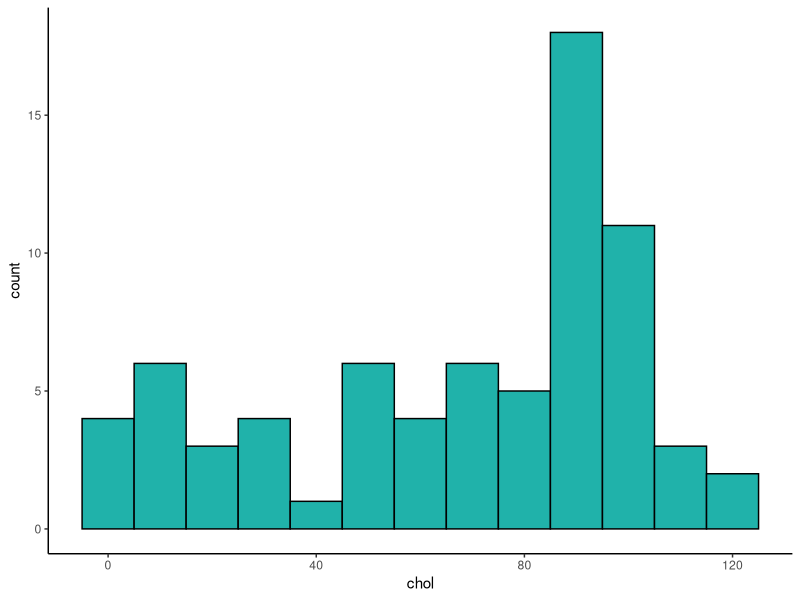
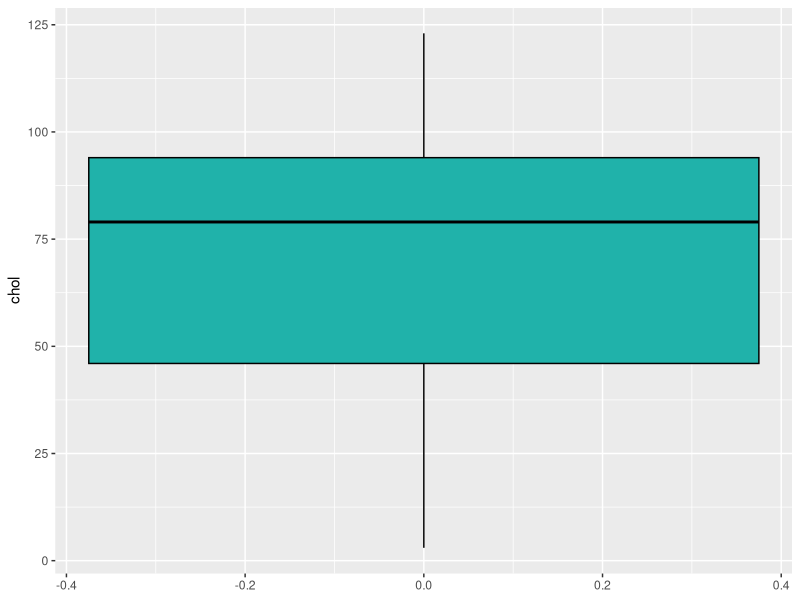
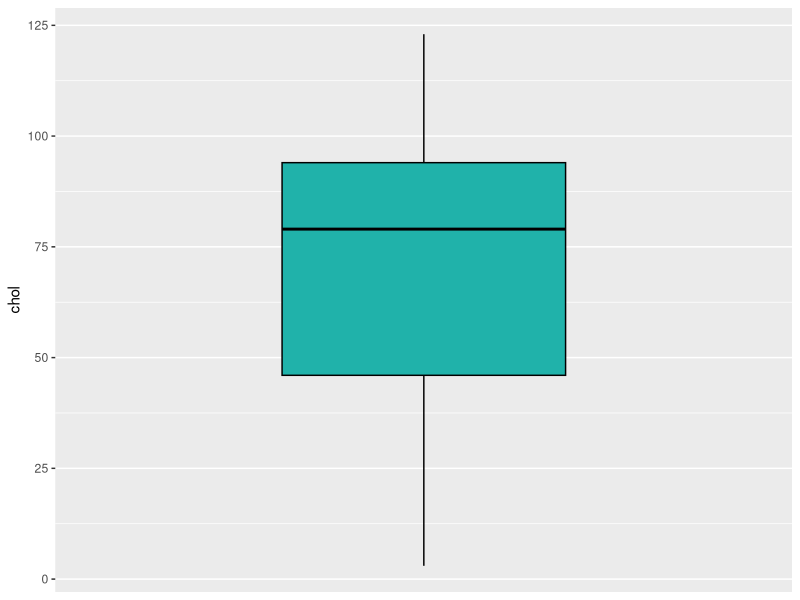

Write the R code that produced these figures, in order.
### Descriptive Statistics

## There are several ways of getting descriptive statistics.
# I'll introduce you to some that may be useful for getting quick summaries

library(tidyverse)

# Import the cheese dataset

# this dataset has no 'groups'

cheese <- read_csv("data/cheese.csv")

head(cheese)


# let's focus on the cholesterol column for now

ggplot(cheese, aes(x=chol)) + 
  geom_histogram(color="black", fill="lightseagreen", binwidth = 10)+
  theme_classic()

cheese$chol



### Basic Statistics Data Summary functions

range(cheese$chol) # range

min(cheese$chol) # minimum

max(cheese$chol) # maximum

mean(cheese$chol)  # mean

sd(cheese$chol) # this is the sample standard deviation.



median(cheese$chol) # median

IQR(cheese$chol) # the interquartile range
 
quantile(cheese$chol, .25) # lower quartile

quantile(cheese$chol, .75) # upper quartile


# median = 79, lqr = 46, uqr = 94
# min = 3, max = 123


# these quartiles may be slightly different to what you'd get by hand.

ggplot(cheese, aes(y=chol)) + 
  geom_boxplot(color='black', fill='lightseagreen')


# nb we get those numbers on the x-axis because there is no 'group'
# we can get rid of them like this:

ggplot(cheese, aes(y=chol)) + 
  geom_boxplot(color='black', fill='lightseagreen') + 
  scale_x_discrete(breaks = NULL)





#### Missing Data....

# Descriptives are straightfoward but there are traps
# particularly missing data...

# import data
# these data show times for 10 competitors at a crossword competition
# they are how long in minutes (converted to decimals)
# it took to complete 5 different puzzles

# notice one time is missing
xt <- read_csv("data/crosstimes.csv")
xt

mean(xt$time1)  # this works

mean(xt$time5)  # this doesn't work

sd(xt$time5)  # this doesn't work


# you have to do this if you have missing data

mean(xt$time5, na.rm = T)

min(xt$time5, na.rm = T)

sd(xt$time5, na.rm = T)

IQR(xt$time5, na.rm = T)

median(xt$time5, na.rm = T)

quantile(xt$time5, 0.25, na.rm = T)



##### What if you wish to get results from all columns at once...


### All at once...

######

summary(cheese) #some summary stats

summary(xt)


# Some ways from other packages
# warning messages are ok.

library(psych)

describe(cheese)

describe(xt)




